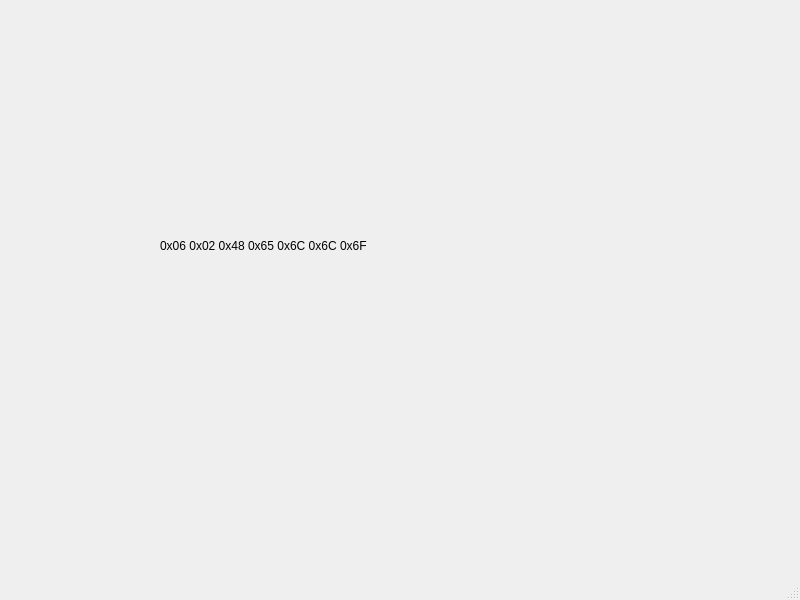
<?xml version="1.0" encoding="UTF-8"?>
<ui version="4.0">
 <class>MainWindow</class>
 <widget class="QMainWindow" name="MainWindow">
  <property name="geometry">
   <rect>
    <x>0</x>
    <y>0</y>
    <width>800</width>
    <height>600</height>
   </rect>
  </property>
  <property name="windowTitle">
   <string>MainWindow</string>
  </property>
  <widget class="QWidget" name="centralwidget">
   <widget class="QLabel" name="label">
    <property name="geometry">
     <rect>
      <x>160</x>
      <y>190</y>
      <width>451</width>
      <height>111</height>
     </rect>
    </property>
    <property name="text">
     <string>0x06 0x02 0x48 0x65 0x6C 0x6C 0x6F</string>
    </property>
   </widget>
  </widget>
  <widget class="QMenuBar" name="menubar">
   <property name="geometry">
    <rect>
     <x>0</x>
     <y>0</y>
     <width>800</width>
     <height>20</height>
    </rect>
   </property>
  </widget>
  <widget class="QStatusBar" name="statusbar"/>
 </widget>
 <resources/>
 <connections/>
</ui>
